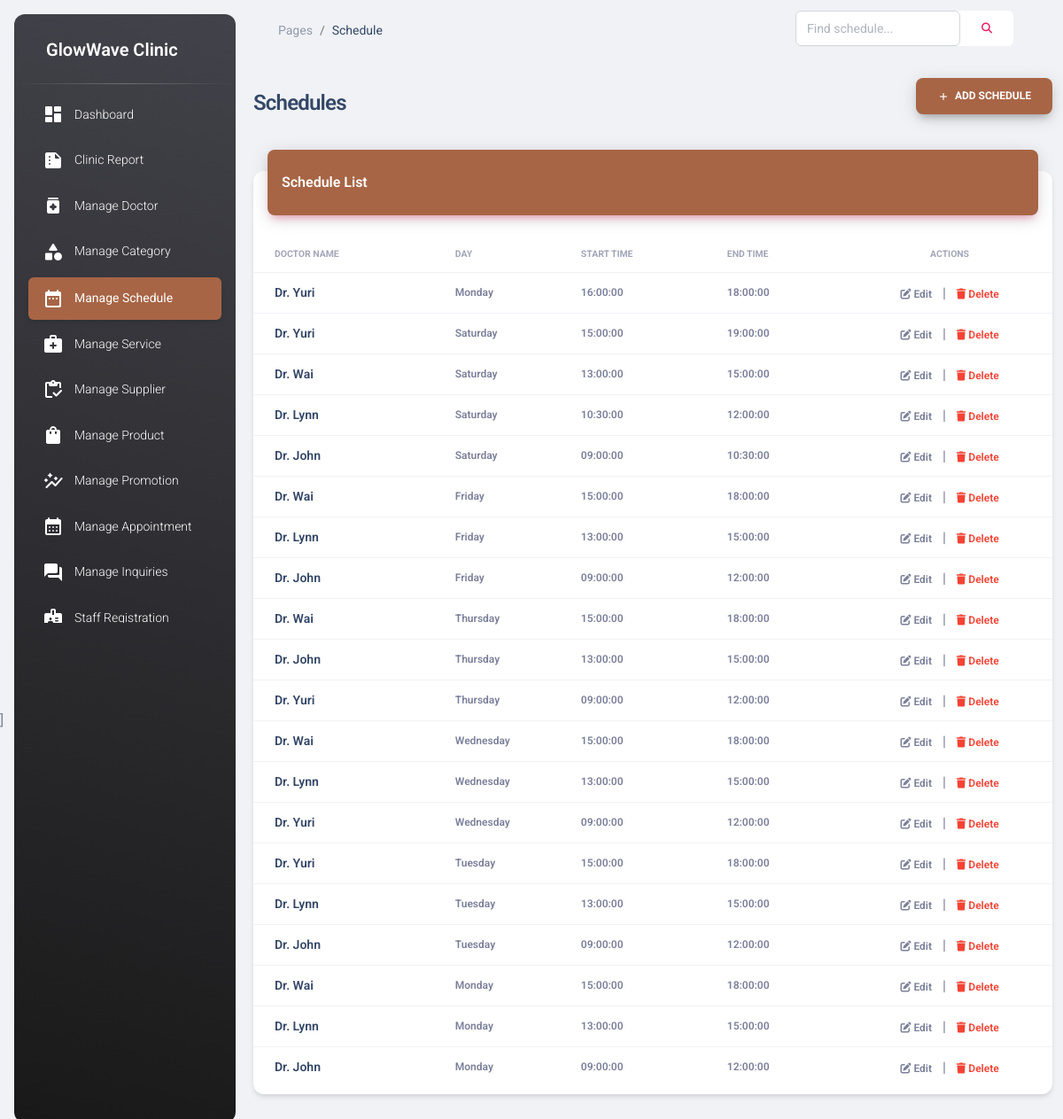
Screenshot of /pages/Schedule_Entry.php (signed in) with the database file from the repository.
### tables this page shows
CREATE TABLE `schedule` (
  `scheduleID` int(11) NOT NULL,
  `doctorID` int(11) NOT NULL,
  `available_day` enum('Monday','Tuesday','Wednesday','Thursday','Friday','Saturday','Sunday') NOT NULL,
  `start_time` time NOT NULL,
  `end_time` time NOT NULL
);

CREATE TABLE `doctor` (
  `doctorID` int(11) NOT NULL,
  `doctorName` varchar(100) NOT NULL,
  `specialization` varchar(100) NOT NULL,
  `phone` varchar(20) NOT NULL,
  `email` varchar(100) NOT NULL,
  `image` varchar(255) NOT NULL
);

### pages/Schedule_Entry.php (the view, shortened to what this page needs)
<?php
include('connect.php');
 ?>
<!DOCTYPE html>
<html lang="en">
<head>
    <link rel="stylesheet" href="https://cdnjs.cloudflare.com/ajax/libs/font-awesome/6.5.2/css/all.min.css" />
    <link id="pagestyle" href="../assets/css/material-dashboard.css?v=3.1.0" rel="stylesheet" />
</head>
<body class="g-sidenav-show  bg-gray-200">
<aside class="sidenav navbar navbar-vertical navbar-expand-xs border-0 border-radius-xl my-3 fixed-start ms-3 bg-gradient-dark" id="sidenav-main">
    <div class="sidenav-header">
        <div class="navbar-brand m-0">
            <span class="ms-1 font-weight-bold text-white" style="font-size: 20px;">GlowWave Clinic</span>
        </div>
    </div>
    <hr class="horizontal light mt-0 mb-2">
    <div class="collapse navbar-collapse w-auto" id="sidenav-collapse-main">
        <ul class="navbar-nav">
            <li class="nav-item">
                <a class="nav-link text-white" href="../pages/dashboard.php">
                    <div class="text-white text-center me-2 d-flex align-items-center justify-content-center">
                        <i class="material-icons-round opacity-10">dashboard</i>
                    </div>
                    <span class="nav-link-text ms-1">Dashboard</span>
                </a>
            </li>
            <li class="nav-item">
                <a class="nav-link text-white" href="../pages/Report_Revenue.php">
                    <div class="text-white text-center me-2 d-flex align-items-center justify-content-center">
                        <i class="material-icons-round opacity-10">summarize</i>
                    </div>
                    <span class="nav-link-text ms-1">Clinic Report</span>
                </a>
            </li>
            <li class="nav-item">
                <a class="nav-link text-white" href="../pages/Doctor_Entry.php">
                    <div class="text-white text-center me-2 d-flex align-items-center justify-content-center">
                        <i class="material-icons-round opacity-10">medication</i>
                    </div>
                    <span class="nav-link-text ms-1">Manage Doctor</span>
                </a>
            </li>
            <li class="nav-item">
                <a class="nav-link text-white" href="../pages/Category_Entry.php">
                    <div class="text-white text-center me-2 d-flex align-items-center justify-content-center">
                        <i class="material-icons-round opacity-10">category</i>
                    </div>
                    <span class="nav-link-text ms-1">Manage Category</span>
                </a>
            </li>
            <li class="nav-item">
                <a class="nav-link text-white active bg-custom-brown" href="../pages/Schedule_Entry.php">
                    <div class="text-white text-center me-2 d-flex align-items-center justify-content-center">
                        <i class="material-icons-round opacity-10">date_range</i>
                    </div>
                    <span class="nav-link-text ms-1">Manage Schedule</span>
                </a>
            </li>
            <li class="nav-item">
                <a class="nav-link text-white" href="../pages/Treatment_Entry.php">
                    <div class="text-white text-center me-2 d-flex align-items-center justify-content-center">
                        <i class="material-icons-round opacity-10">medical_services</i>
                    </div>
                    <span class="nav-link-text ms-1">Manage Service</span>
                </a>
            </li>
            <li class="nav-item">
                <a class="nav-link text-white" href="../pages/Supplier_Entry.php">
                    <div class="text-white text-center me-2 d-flex align-items-center justify-content-center">
                        <i class="material-icons-round opacity-10">inventory</i>
                    </div>
                    <span class="nav-link-text ms-1">Manage Supplier</span>
                </a>
            </li>
            <li class="nav-item">
                <a class="nav-link text-white" href="../pages/Product_Entry.php">
                    <div class="text-white text-center me-2 d-flex align-items-center justify-content-center">
                        <i class="material-icons-round opacity-10">shopping_bag</i>
                    </div>
                    <span class="nav-link-text ms-1">Manage Product</span>
                </a>
            </li>
            <li class="nav-item">
                <a class="nav-link text-white" href="../pages/Promotion_Entry.php">
                    <div class="text-white text-center me-2 d-flex align-items-center justify-content-center">
                        <i class="material-icons-round opacity-10">auto_graph</i>
                    </div>
                    <span class="nav-link-text ms-1">Manage Promotion</span>
                </a>
            </li>
            <li class="nav-item">
                <a class="nav-link text-white" href="../pages/Appointment_Manage.php">
                    <div class="text-white text-center me-2 d-flex align-items-center justify-content-center">
                        <i class="material-icons-round opacity-10">calendar_month</i>
                    </div>
                    <span class="nav-link-text ms-1">Manage Appointment</span>
                </a>
            </li>
            <li class="nav-item">
                <a class="nav-link text-white" href="../pages/Contact_Manage.php">
                    <div class="text-white text-center me-2 d-flex align-items-center justify-content-center">
                        <i class="material-icons-round opacity-10">forum</i>
                    </div>
                    <span class="nav-link-text ms-1">Manage Inquiries</span>
                </a>
            </li>
            <li class="nav-item">
                <a class="nav-link text-white" href="../pages/sign-up.php">
                    <div class="text-white text-center me-2 d-flex align-items-center justify-content-center">
                        <i class="material-icons-round opacity-10">badge</i>
                    </div>
                    <span class="nav-link-text ms-1">Staff Registration</span>
                </a>
            </li>
        </ul>
    </div>
</aside>
  <main class="main-content position-relative max-height-vh-100 h-100 border-radius-lg">
        <nav class="navbar navbar-main navbar-expand-lg px-0 mx-4 shadow-none border-radius-xl" id="navbarBlur">
            <div class="container-fluid py-1 px-3">
                <nav aria-label="breadcrumb">
          <ol class="breadcrumb bg-transparent mb-0 pb-0 pt-1 px-0 me-sm-6 me-5">
            <li class="breadcrumb-item text-sm"><a class="opacity-5 text-dark" href="javascript:;">Pages</a></li>
            <li class="breadcrumb-item text-sm text-dark active" aria-current="page">Schedule</li>
          </ol>
        </nav>
                <div class="ms-md-auto pe-md-3 d-flex align-items-center">
                    <form action="Schedule_Entry.php" method="POST" class="input-group input-group-outline bg-white rounded">
                        <input type="text" name="txtSearch" placeholder="Find schedule..." class="form-control">
                        <button type="submit" name="search-info" class="btn btn-link m-0"><i class="fa-solid fa-magnifying-glass"></i></button>
                    </form>
                </div>
            </div>
        </nav>
    <div class="container-fluid py-4">
      <div class="row mb-4">
        <div class="col-12 d-flex justify-content-between align-items-center">
            <h4 class="mb-0">Schedules</h4>
            <button type="button" class="btn btn-custom-brown shadow-dark" data-bs-toggle="modal" data-bs-target="#addCategoryModal">
                <i class="material-icons text-sm">add</i>&nbsp;&nbsp;Add Schedule
            </button>
        </div>
      </div>
      <div class="row">
                <div class="col-12">
                    <div class="card my-4">
                        <div class="card-header p-0 position-relative mt-n4 mx-3 z-index-2">
                            <div class="bg-custom-brown shadow-primary border-radius-lg pt-4 pb-3">
                                <h6 class="text-white text-capitalize ps-3">Schedule List</h6>
                            </div>
                        </div>
                        <div class="card-body px-0 pb-2">
                            <div class="table-responsive p-0">
                                <table class="table align-items-center mb-0">
                                    <thead>
                                        <tr>
                                            <th class="text-uppercase text-secondary text-xxs font-weight-bolder opacity-7">Doctor Name</th>
                                            <th class="text-uppercase text-secondary text-xxs font-weight-bolder opacity-7 ps-2">Day</th>
                                            <th class="text-uppercase text-secondary text-xxs font-weight-bolder opacity-7 ps-2">Start Time</th>
                                            <th class="text-uppercase text-secondary text-xxs font-weight-bolder opacity-7 ps-2">End Time</th>
                                            <th class="text-center text-uppercase text-secondary text-xxs font-weight-bolder opacity-7">Actions</th>
                                        </tr>
                                    </thead>
                                    <tbody>
                                        <?php
                                        $query_str = "SELECT s.*, d.doctorName FROM schedule s
                                                      INNER JOIN doctor d ON s.doctorID = d.doctorID
                                                      ORDER BY s.scheduleID DESC";
                                        $result = mysqli_query($connect, $query_str);
                                        while ($row = mysqli_fetch_array($result)) {
                                            echo "
                                            <tr>
                                                <td><div class='d-flex px-3 py-1'><h6 class='mb-0 text-sm'>{$row['doctorName']}</h6></div></td>
                                                <td><p class='text-xs font-weight-bold mb-0'>{$row['available_day']}</p></td>
                                                <td><p class='text-xs font-weight-bold mb-0'>{$row['start_time']}</p></td>
                                                <td><p class='text-xs font-weight-bold mb-0'>{$row['end_time']}</p></td>
                                                <td class='align-middle text-center'>
                                                    <a href='Schedule_Update.php?scheduleID={$row['scheduleID']}' class='text-secondary font-weight-bold text-xs'><i class='fa fa-edit'></i> Edit</a>
                                                    <span class='mx-2'>|</span>
                                                    <a href='Schedule_Delete.php?scheduleID={$row['scheduleID']}' class='text-danger font-weight-bold text-xs' onclick=\"return confirm('Delete this schedule?')\"><i class='fa fa-trash'></i> Delete</a>
                                                </td>
                                            </tr>";
                                        }
                                        ?>
                                    </tbody>
                                </table>
                            </div>
                        </div>
                    </div>
                </div>
            </div>
        </div>
    </main>
     ]<script src="../assets/js/core/popper.min.js"></script>
</body>
</html>

### pages/Schedule_Entry.php (style rules this page uses)
.bg-custom-brown { background-color: #A76545 !important; color: white !important; }
.btn-custom-brown { background-color: #A76545 !important; color: white !important; border: none; }

### rows the page displays
schedule: doctorID.doctorName "Dr. Yuri", available_day "Monday", start_time "16:00:00", end_time "18:00:00"
schedule: doctorID.doctorName "Dr. Yuri", available_day "Saturday", start_time "15:00:00", end_time "19:00:00"
schedule: doctorID.doctorName "Dr. Wai", available_day "Saturday", start_time "13:00:00", end_time "15:00:00"
schedule: doctorID.doctorName "Dr. Lynn", available_day "Saturday", start_time "10:30:00", end_time "12:00:00"
schedule: doctorID.doctorName "Dr. John", available_day "Saturday", start_time "09:00:00", end_time "10:30:00"
schedule: doctorID.doctorName "Dr. Wai", available_day "Friday", start_time "15:00:00", end_time "18:00:00"
schedule: doctorID.doctorName "Dr. Lynn", available_day "Friday", start_time "13:00:00", end_time "15:00:00"
schedule: doctorID.doctorName "Dr. John", available_day "Friday", start_time "09:00:00", end_time "12:00:00"
schedule: doctorID.doctorName "Dr. Wai", available_day "Thursday", start_time "15:00:00", end_time "18:00:00"
schedule: doctorID.doctorName "Dr. John", available_day "Thursday", start_time "13:00:00", end_time "15:00:00"
schedule: doctorID.doctorName "Dr. Yuri", available_day "Thursday", start_time "09:00:00", end_time "12:00:00"
schedule: doctorID.doctorName "Dr. Wai", available_day "Wednesday", start_time "15:00:00", end_time "18:00:00"
schedule: doctorID.doctorName "Dr. Lynn", available_day "Wednesday", start_time "13:00:00", end_time "15:00:00"
schedule: doctorID.doctorName "Dr. Yuri", available_day "Wednesday", start_time "09:00:00", end_time "12:00:00"
schedule: doctorID.doctorName "Dr. Yuri", available_day "Tuesday", start_time "15:00:00", end_time "18:00:00"
schedule: doctorID.doctorName "Dr. Lynn", available_day "Tuesday", start_time "13:00:00", end_time "15:00:00"
schedule: doctorID.doctorName "Dr. John", available_day "Tuesday", start_time "09:00:00", end_time "12:00:00"
schedule: doctorID.doctorName "Dr. Wai", available_day "Monday", start_time "15:00:00", end_time "18:00:00"
schedule: doctorID.doctorName "Dr. Lynn", available_day "Monday", start_time "13:00:00", end_time "15:00:00"
schedule: doctorID.doctorName "Dr. John", available_day "Monday", start_time "09:00:00", end_time "12:00:00"
